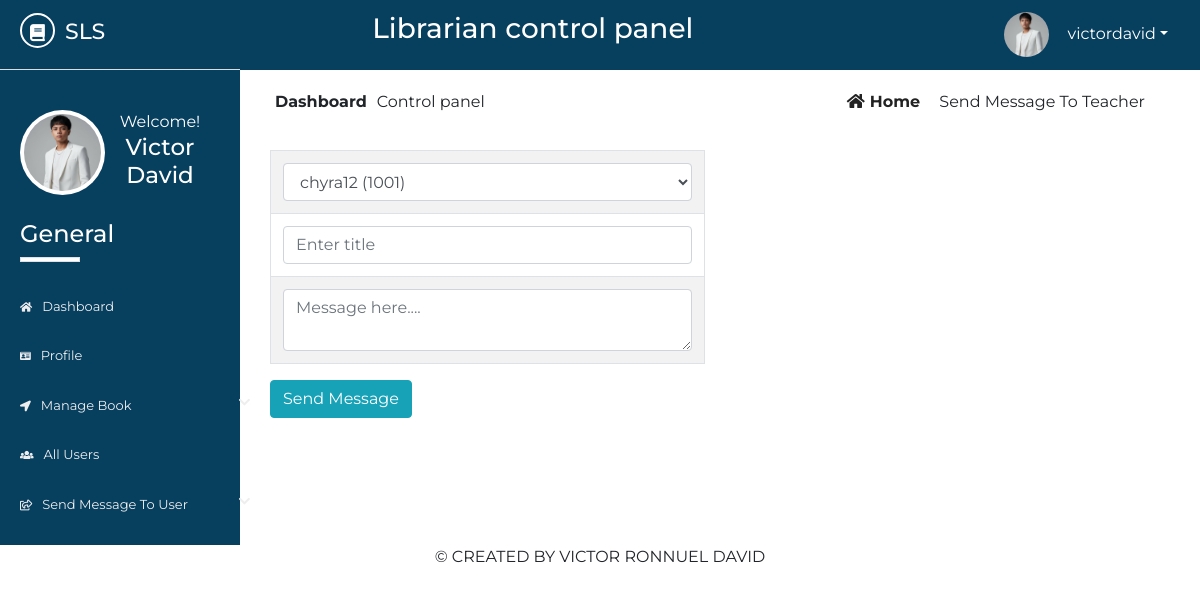
Page /Source/librarian/send-to-teacher.php (signed in) on the committed database.
### tables this page shows
CREATE TABLE `lib_registration` (
  `id` int(2) NOT NULL,
  `name` varchar(50) NOT NULL,
  `username` varchar(20) NOT NULL,
  `password` varchar(20) NOT NULL,
  `email` varchar(50) NOT NULL,
  `phone` varchar(20) NOT NULL,
  `address` varchar(100) NOT NULL,
  `photo` varchar(500) NOT NULL,
  `status` varchar(7) NOT NULL
);

### Source/librarian/send-to-teacher.php (the view, shortened to what this page needs)
       <?php
   include 'inc/header.php';
   include 'inc/connection.php';
?>
<div class="dashboard-content">
	<div class="dashboard-header">
		<div class="container">
			<div class="row">
				<div class="col-md-6">
					<div class="left">
						<p><span>dashboard</span>Control panel</p>
					</div>
				</div>
				<div class="col-md-6">
					<div class="right text-right">
						<a href="dashboard.php"><i class="fas fa-home"></i>home</a>
						<span class="disabled">send message to teacher</span>
					</div>
				</div>
			</div>
			<div class="sendMessage">
				<form action="" method="post" name="form1" class="col-lg-6" enctype="multipart/form-data">
                       <table class="table table-bordered table-striped">
                           <tr>
                               <td>
                                  <select name="rusername" class="form-control">
                                     <?php
                                            $res= mysqli_query($link, "select * from t_registration");
                                               while($row=mysqli_fetch_array($res)){
                                                   ?><option value="<?php echo $row["username"]?>">
                                                   <?php  echo $row["username"]. " (".$row["idno"].")"; ?>
                                                   </option><?php
                                               }
                                          ?>
                                 </select>
                               </td>
                           </tr>
                           <tr>
                               <td>
                                   <input type="text" class="form-control" placeholder="Enter title" name="title">
                               </td>
                           </tr>
                           <tr>
                               <td>
                                   <textarea name="msg" class="form-control" placeholder="Message here...."></textarea>
                               </td>
                           </tr>
                       </table>
                       <input type="submit" name="submit" value="Send Message" class="btn btn-info">
                   </form>
			</div>
		</div>
	</div>
</div>
<?php
	include 'inc/footer.php';
 ?>

### Source/librarian/inc/header.php (shortened to what this page needs)
<?php
    include 'inc/connection.php';
 ?>
<!DOCTYPE html>
<html lang="en">
<head>
	<link rel="stylesheet" href="inc/css/bootstrap.min.css">
	<link rel="stylesheet" href="inc/css/bootstrap-select.min.css">
	<link rel="stylesheet" href="inc/css/fontawesome-all.min.css">
	<link rel="stylesheet" href="inc/css/datatables.min.css">
	<link rel="stylesheet" href="inc/css/pro1.css">
</head>
<body>
	<div class="main-content">
		<div class="wrapper">
			<div class="left-sidebar">
				<div class="p-title">
                    <h3><a href=""><i class="fas fa-book"></i><span>SLS</span></a></h3>
				</div>
				<div class="profile">
					<div class="profile-pic">
                        <?php
                            $res = mysqli_query($link, "select * from lib_registration where username='".$_SESSION['username']."'");
                            while ($row = mysqli_fetch_array($res)){
                                ?><img src="<?php echo $row["photo"]; ?> " height="" width="" alt="something wrong" class="rounded-circle"></a> <?php
                            }
                        ?>
					</div>
					<div class="profile-info text-center">
						<span>Welcome!</span>
						<h2>
              <?php
                $res = mysqli_query($link, "select * from lib_registration where username='".$_SESSION['username']."'");
                while ($row = mysqli_fetch_array($res)){
                  $name  =  $row["name"];
                  echo $name;
                }
              ?>
            </h2>
					</div>
				</div>
				<div class="sidebar-menu">
					<h3>General</h3>
					<div class="border"></div>
	                <ul>
	                    <li class="menu <?php if($page=='home'){ echo 'active';} ?>">
      						<a href="dashboard.php"><i class="fas fa-home"></i>Dashboard</a>
    					</li>
    					  <li class="menu <?php if($page=='profile'){ echo 'active';} ?>">
      						<a href="profile.php"><i class="fas fa-id-card"></i>profile</a>
    					</li>
    					<li class="menu menu-toggle2">
      						<a href="#"><i class="fas fa-location-arrow"></i>manage book <span class="fa fa-chevron-down"></span></a>
    					</li>
									<li class="menu <?php if($page=='userinfo'){ echo 'active';} ?>">
					<a href="all-users.php"><i class="fas fa-users"></i>All Users</a>
				</li>
    					<li class="menu menu-toggle4">
      						<a href="#"><i class="far fa-share-square"></i>send message to user <span class="fa fa-chevron-down"></span></a>
    					</li>
    				</ul>
				</div>
			</div>
			<div class="content">
				<div class="inner">
					<div class="heading text-center">
						<h3>Librarian control panel</h3>
					</div>
					<div class="header-profile text-right">
						<ul>
							<li class="dropdown">
                                <?php
                                     $res = mysqli_query($link, "select * from lib_registration where username='".$_SESSION['username']."'");
                                     while ($row = mysqli_fetch_array($res)){
                                         ?><a href="" class="dropdown-toggle" data-toggle="dropdown"><img src="<?php echo $row["photo"]; ?>" alt=""><span><?php echo $_SESSION["username"]; ?></span></a> <?php
                                     }
                                ?>
							</li>
						</ul>
					</div>
				</div>

### Source/librarian/inc/css/pro1.css (style rules this page uses)
* { margin: 0; padding: 0; }
body { font-family: 'Montserrat', sans-serif; }
.border { width: 60px; height: 5px; background: #fff; }
.main-content { width: 100%; height: auto; overflow: hidden; }
.main-content .left-sidebar { width: 20%; height: auto; background: #073f5f; float: left; }
.main-content .left-sidebar .p-title { width: 100%; padding: 13px; padding-left: 20px; background: #073f5f; border-bottom: 1px solid #ddd; }
.main-content .p-title a { text-decoration: none; color: #fff; font-size: 22px; text-transform: uppercase; }
.main-content .p-title a i { width: 35px; height: 35px; line-height: 35px; text-align: center; font-size: 17px; border-radius: 50%; border: 2px solid #fff; }
.main-content .p-title a span { margin-left: 10px; }
.main-content .left-sidebar .profile { width: 100%; padding: 20px; margin-top: 0; padding-top: 0; }
.main-content .left-sidebar .profile .profile-pic { width: 40%; float: left; }
.main-content .left-sidebar .profile img { width: 85px; height: 85px; position: inherit; padding: 4px; background: #fff; overflow: hidden; }
.main-content .left-sidebar .profile .profile-info { width: 60%; float: left; color: #fff; }
.main-content .left-sidebar .profile .profile-info h2 { font-size: 23px; }
.sidebar-menu { color: #fff; width: 100%; padding-top: 60px; padding-left: 0; }
.sidebar-menu h3 { margin-left: 20px; font-size: 24px; }
.sidebar-menu .border { margin-left: 20px; margin-bottom: 20px; }
.sidebar-menu ul li a { text-decoration: none; color: #eee; width: 270px; padding: 15px 20px; font-size: 13px; display: block; text-transform: capitalize; transition: all .5s ease; }
.sidebar-menu ul { padding-left: 0; }
.sidebar-menu ul li a i { margin-right: 10px; font-size: smaller; }
.sidebar-menu ul li a span { float: right; }
.content { width: 80%; height: auto; float: right; }
.content .inner { width: 100%; height: 70px; background: #073f5f; padding: 12px; }
.content .inner .heading { width: 60%; float: left; color: #fff; }
.content .inner .header-profile { width: calc(40%-20px); float: right; margin-right: 20px; position: relative; }
.header-profile .dropdown span { color: #fff; margin-left: 10px; }
.header-profile ul li { list-style: none; float: left; }
.header-profile img { width: 40px; height: 40px; border-radius: 50%; margin-right: 8px; }
.dropdown a { text-decoration: none; color: #fff; }
.dropdown img { width: 45px; height: 45px; border-radius: 50%; }
.dashboard-header .left { padding: 20px; }
.dashboard-header .left p span { text-transform: capitalize; margin-right: 10px; font-weight: bold; }
.dashboard-header .right { padding: 20px; margin-right: 20px; }
.dashboard-header .right a { text-transform: capitalize; text-decoration: none; color: #222; margin-right: 15px; font-weight: bold; }
.dashboard-header .right a i { margin-right: 5px; }
.dashboard-header .right span { text-transform: capitalize; }

### rows in the picture
lib_registration: photo (picture), name "Victor David"

### other values in the picture
form field rusername "chyra12 (1001)"
